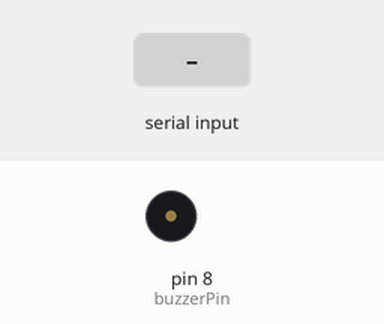
The sketch below on a simulated Arduino Uno, built with avr-gcc and run on an emulated ATmega328P. On the bench: buzzer (waves = sounding, pin HIGH). The inputs (shaded band) are chosen by the test bench.

Above: at 1.2 s.
1.3 s: "1" received over Serial
At 1.7 s:
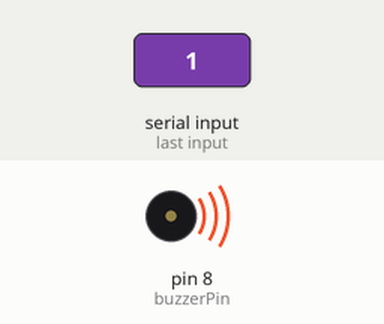
2.8 s: "0" received over Serial
At 4.0 s:
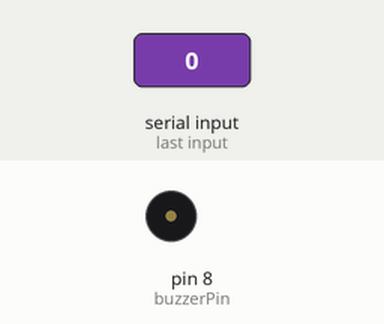
Timing chart, 0 to 5.8 s (numbered marks = the images above; inputs shaded):
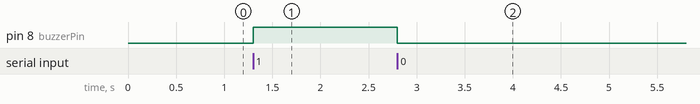

Measured:
- after the input at 1.3 s, pin 8 (buzzerPin): LOW → HIGH at once
- after the input at 2.8 s, pin 8 (buzzerPin): HIGH → LOW at once

The sketch:

BuzzerSerialCommunication.ino
```cpp
const int buzzerPin = 8; // Pin connected to the buzzer

void setup() {
  pinMode(buzzerPin, OUTPUT); // Set pin 8 as output
  Serial.begin(9600); // Start serial communication at 9600 baud
}

void loop() {
  if (Serial.available() > 0) { // Check if data is available to read
    char command = Serial.read(); // Read the incoming byte

    if (command == '1') { // If the command is '1'
      digitalWrite(buzzerPin, HIGH); // Turn on the buzzer
    } else if (command == '0') { // If the command is '0'
      digitalWrite(buzzerPin, LOW); // Turn off the buzzer
    }
  }
}
```
